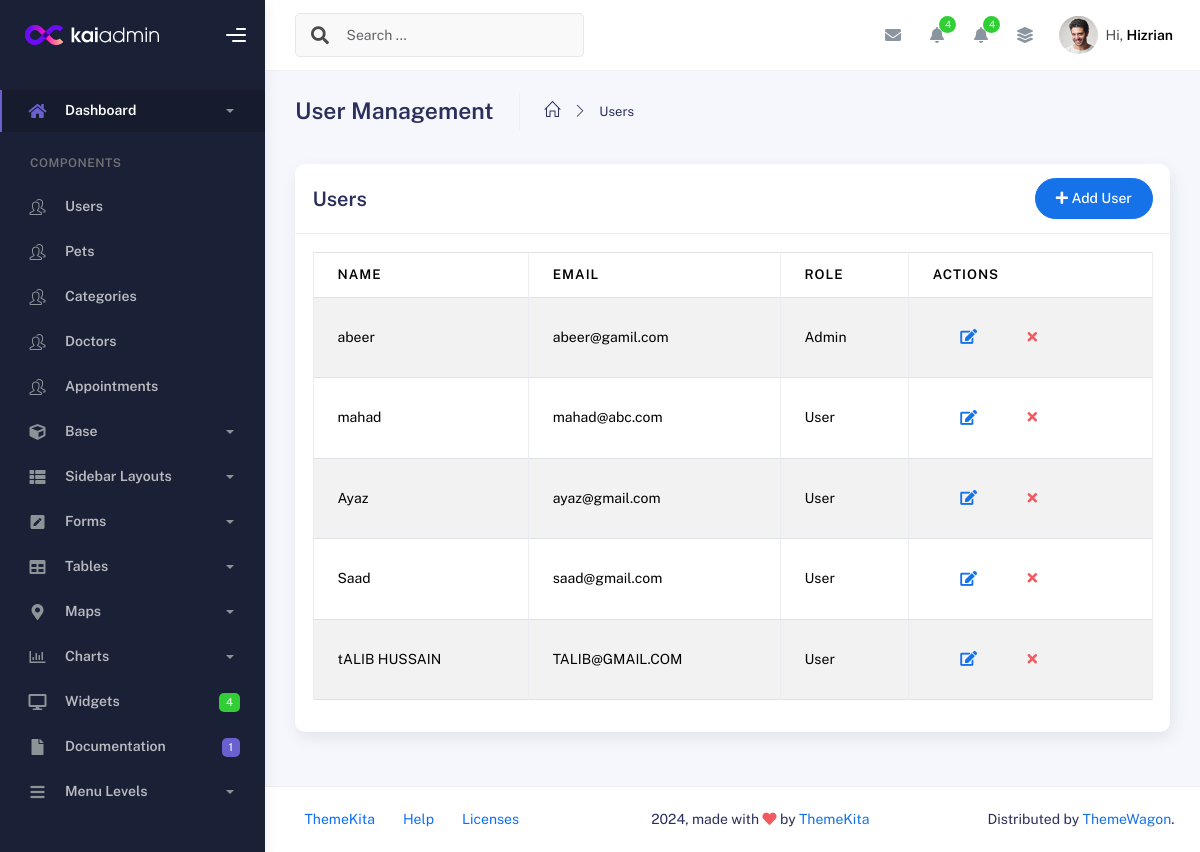
The app's page /adminpanel/users.php with its own data.
### tables this page shows
CREATE TABLE `users` (
  `id` int(11) NOT NULL,
  `name` varchar(50) NOT NULL,
  `email` varchar(100) NOT NULL,
  `password` varchar(255) NOT NULL,
  `role` enum('User','Admin') NOT NULL
);

### adminpanel/users.php (the view, shortened to what this page needs)
<?php
include('header.php');
?>
<div class="container">
    <div class="page-inner">
        <div class="page-header">
            <h3 class="fw-bold mb-3">User Management</h3>
            <ul class="breadcrumbs mb-3">
                <li class="nav-home">
                    <a href="#">
                        <i class="icon-home"></i>
                    </a>
                </li>
                <li class="separator">
                    <i class="icon-arrow-right"></i>
                </li>
                <li class="nav-item">
                    <a href="#">Users</a>
                </li>
            </ul>
        </div>
        <div class="row">
            <div class="col-md-12">
                <div class="card">
                    <div class="card-header">
                        <div class="d-flex align-items-center">
                            <h4 class="card-title">Users</h4>
                            <button class="btn btn-primary btn-round ms-auto" data-bs-toggle="modal" data-bs-target="#addRowModal">
                                <i class="fa fa-plus"></i> Add User
                            </button>
                        </div>
                    </div>
                    <div class="card-body">
                        <div class="table-responsive">
                            <table class="table table-striped table-bordered" id="dataTable">
                                <thead>
                                    <tr>
                                        <th>Name</th>
                                        <th>Email</th>
                                        <th>Role</th>
                                        <th>Actions</th>
                                    </tr>
                                </thead>
                                <tbody>
                                    <?php
                                    $result = $con->query("SELECT * FROM `users`");
                                    if ($result && $result->num_rows > 0) {
                                        while ($row = $result->fetch_assoc()) {
                                            echo '<tr>';
                                            echo '<td>' . htmlspecialchars($row['name']) . '</td>';
                                            echo '<td>' . htmlspecialchars($row['email']) . '</td>';
                                            echo '<td>' . htmlspecialchars($row['role']) . '</td>';
                                            echo '<td>
                                                <button
                                                  type="button"
                                                  data-bs-toggle="tooltip"
                                                  title="Edit User"
                                                  class="btn btn-link btn-primary btn-lg"
                                                  onclick="editUser(' . $row['id'] . ', \'' . htmlspecialchars($row['name']) . '\', \'' . htmlspecialchars($row['email']) . '\', \'' . htmlspecialchars($row['role']) . '\')"
                                                >
                                                  <i class="fa fa-edit"></i>
                                                </button>
                                                <form action="users.php" method="post" style="display:inline;">
                                                    <input type="hidden" name="action" value="delete" />
                                                    <input type="hidden" name="id" value="' . $row['id'] . '" />
                                                    <button
                                                      type="submit"
                                                      class="btn btn-link btn-danger"
                                                      data-bs-toggle="tooltip"
                                                      title="Remove"
                                                    >
                                                      <i class="fa fa-times"></i>
                                                    </button>
                                                </form>
                                            </td>';
                                            echo '</tr>';
                                        }
                                    } else {
                                        echo '<tr><td colspan="4">No users found</td></tr>';
                                    }
                                    ?>
                                </tbody>
                            </table>
                        </div>
                    </div>
                </div>
            </div>
        </div>
    </div>
</div>
<?php include('footer.php');  ?>

### adminpanel/header.php (shortened to what this page needs)
<!DOCTYPE html>
<html lang="en">
<head>
  <link rel="stylesheet" href="assets/css/bootstrap.min.css" />
  <link rel="stylesheet" href="assets/css/plugins.min.css" />
  <link rel="stylesheet" href="assets/css/kaiadmin.min.css" />
  <link rel="stylesheet" href="assets/css/demo.css" />
</head>
<body>
  <div class="wrapper">
    <div class="sidebar" data-background-color="dark">
      <div class="sidebar-logo">
        <div class="logo-header" data-background-color="dark">
          <a href="index.html" class="logo">
            <img src="assets/img/kaiadmin/logo_light.svg" alt="navbar brand" class="navbar-brand" height="20" />
          </a>
          <div class="nav-toggle">
            <button class="btn btn-toggle toggle-sidebar">
              <i class="gg-menu-right"></i>
            </button>
          </div>
        </div>
      </div>
      <div class="sidebar-wrapper scrollbar scrollbar-inner">
        <div class="sidebar-content">
          <ul class="nav nav-secondary">
            <li class="nav-item active">
              <a data-bs-toggle="collapse" href="#dashboard" class="collapsed" aria-expanded="false">
                <i class="fas fa-home"></i>
                <p>Dashboard</p>
                <span class="caret"></span>
              </a>
            </li>
            <li class="nav-section">
              <h4 class="text-section">Components</h4>
            </li>
            <li class="nav-item">
              <a href="users.php">
                <i class="icon-people"></i>
                <p>Users</p>
              </a>
            </li>
            <li class="nav-item">
              <a href="pets.php">
                <i class="icon-people"></i>
                <p>Pets</p>
              </a>
            </li>
            <li class="nav-item">
              <a href="categories.php">
                <i class="icon-people"></i>
                <p>Categories</p>
              </a>
            </li>
            <li class="nav-item">
              <a href="doctors.php">
                <i class="icon-people"></i>
                <p>Doctors</p>
              </a>
            </li>
            <li class="nav-item">
              <a href="appointments.php">
                <i class="icon-people"></i>
                <p>Appointments</p>
              </a>
            </li>
            <li class="nav-item">
              <a data-bs-toggle="collapse" href="#base">
                <i class="fa fa-cube"></i>
                <p>Base</p>
                <span class="caret"></span>
              </a>
            </li>
            <li class="nav-item">
              <a data-bs-toggle="collapse" href="#sidebarLayouts">
                <i class="fas fa-th-list"></i>
                <p>Sidebar Layouts</p>
                <span class="caret"></span>
              </a>
            </li>
            <li class="nav-item">
              <a data-bs-toggle="collapse" href="#forms">
                <i class="fas fa-pen-square"></i>
                <p>Forms</p>
                <span class="caret"></span>
              </a>
            </li>
            <li class="nav-item">
              <a data-bs-toggle="collapse" href="#tables">
                <i class="fas fa-table"></i>
                <p>Tables</p>
                <span class="caret"></span>
              </a>
            </li>
            <li class="nav-item">
              <a data-bs-toggle="collapse" href="#maps">
                <i class="fas fa-map-marker-alt"></i>
                <p>Maps</p>
                <span class="caret"></span>
              </a>
            </li>
            <li class="nav-item">
              <a data-bs-toggle="collapse" href="#charts">
                <i class="far fa-chart-bar"></i>
                <p>Charts</p>
                <span class="caret"></span>
              </a>
            </li>
            <li class="nav-item">
              <a href="widgets.html">
                <i class="fas fa-desktop"></i>
                <p>Widgets</p>
                <span class="badge badge-success">4</span>
              </a>
            </li>
            <li class="nav-item">
              <a href="../../documentation/index.html">
                <i class="fas fa-file"></i>
                <p>Documentation</p>
                <span class="badge badge-secondary">1</span>
              </a>
            </li>
            <li class="nav-item">
              <a data-bs-toggle="collapse" href="#submenu">
                <i class="fas fa-bars"></i>
                <p>Menu Levels</p>
                <span class="caret"></span>
              </a>
            </li>
          </ul>
        </div>
      </div>
    </div>
    <div class="main-panel">
      <div class="main-header">
        <nav class="navbar navbar-header navbar-header-transparent navbar-expand-lg border-bottom">
          <div class="container-fluid">
            <nav class="navbar navbar-header-left navbar-expand-lg navbar-form nav-search p-0 d-none d-lg-flex">
              <div class="input-group">
                <div class="input-group-prepend">
                  <button type="submit" class="btn btn-search pe-1">
                    <i class="fa fa-search search-icon"></i>
                  </button>
                </div>
                <input type="text" placeholder="Search ..." class="form-control" />
              </div>
            </nav>
            <ul class="navbar-nav topbar-nav ms-md-auto align-items-center">
              <li class="nav-item topbar-icon dropdown hidden-caret">
                <a class="nav-link dropdown-toggle" href="#" id="messageDropdown" role="button" data-bs-toggle="dropdown" aria-haspopup="true" aria-expanded="false">
                  <i class="fa fa-envelope"></i>
                </a>
              </li>
              <li class="nav-item topbar-icon dropdown hidden-caret">
                <a class="nav-link dropdown-toggle" href="#" id="notifDropdown" role="button" data-bs-toggle="dropdown" aria-haspopup="true" aria-expanded="false">
                  <i class="fa fa-bell"></i>
                  <span class="notification">4</span>
                </a>
                </li>
                <li class="nav-item topbar-icon dropdown hidden-caret">
                  <a
                    class="nav-link dropdown-toggle"
                    href="#"
                    id="notifDropdown"
                    role="button"
                    data-bs-toggle="dropdown"
                    aria-haspopup="true"
                    aria-expanded="false"
                  >
                    <i class="fa fa-bell"></i>
                    <span class="notification">4</span>
                  </a>
                </li>
                <li class="nav-item topbar-icon dropdown hidden-caret">
                  <a
                    class="nav-link"
                    data-bs-toggle="dropdown"
                    href="#"
                    aria-expanded="false"
                  >
                    <i class="fas fa-layer-group"></i>
                  </a>
                </li>
                <li class="nav-item topbar-user dropdown hidden-caret">
                  <a
                    class="dropdown-toggle profile-pic"
                    data-bs-toggle="dropdown"
                    href="#"
                    aria-expanded="false"
                  >
                    <div class="avatar-sm">
                      <img
                        src="assets/img/profile.jpg"
                        alt="..."
                        class="avatar-img rounded-circle"
                      />
                    </div>
                    <span class="profile-username">
                      <span class="op-7">Hi,</span>
                      <span class="fw-bold">Hizrian</span>
                    </span>
                  </a>
                </li>
              </ul>
            </div>
          </nav>
        </div>

### adminpanel/footer.php
<footer class="footer">
          <div class="container-fluid d-flex justify-content-between">
            <nav class="pull-left">
              <ul class="nav">
                <li class="nav-item">
                  <a class="nav-link" href="http://www.themekita.com">
                    ThemeKita
                  </a>
                </li>
                <li class="nav-item">
                  <a class="nav-link" href="#"> Help </a>
                </li>
                <li class="nav-item">
                  <a class="nav-link" href="#"> Licenses </a>
                </li>
              </ul>
            </nav>
            <div class="copyright">
              2024, made with <i class="fa fa-heart heart text-danger"></i> by
              <a href="http://www.themekita.com">ThemeKita</a>
            </div>
            <div>
              Distributed by
              <a target="_blank" href="https://themewagon.com/">ThemeWagon</a>.
            </div>
          </div>
        </footer>
      </div>
    </div>
  </body>
</html>

### records on screen
users: name "abeer", email "abeer@gamil.com", role "Admin"
users: name "mahad", email "mahad@abc.com", role "User"
users: name "Ayaz", email "ayaz@gmail.com", role "User"
users: name "Saad", email "saad@gmail.com", role "User"
users: name "tALIB HUSSAIN", email "TALIB@GMAIL.COM", role "User"
